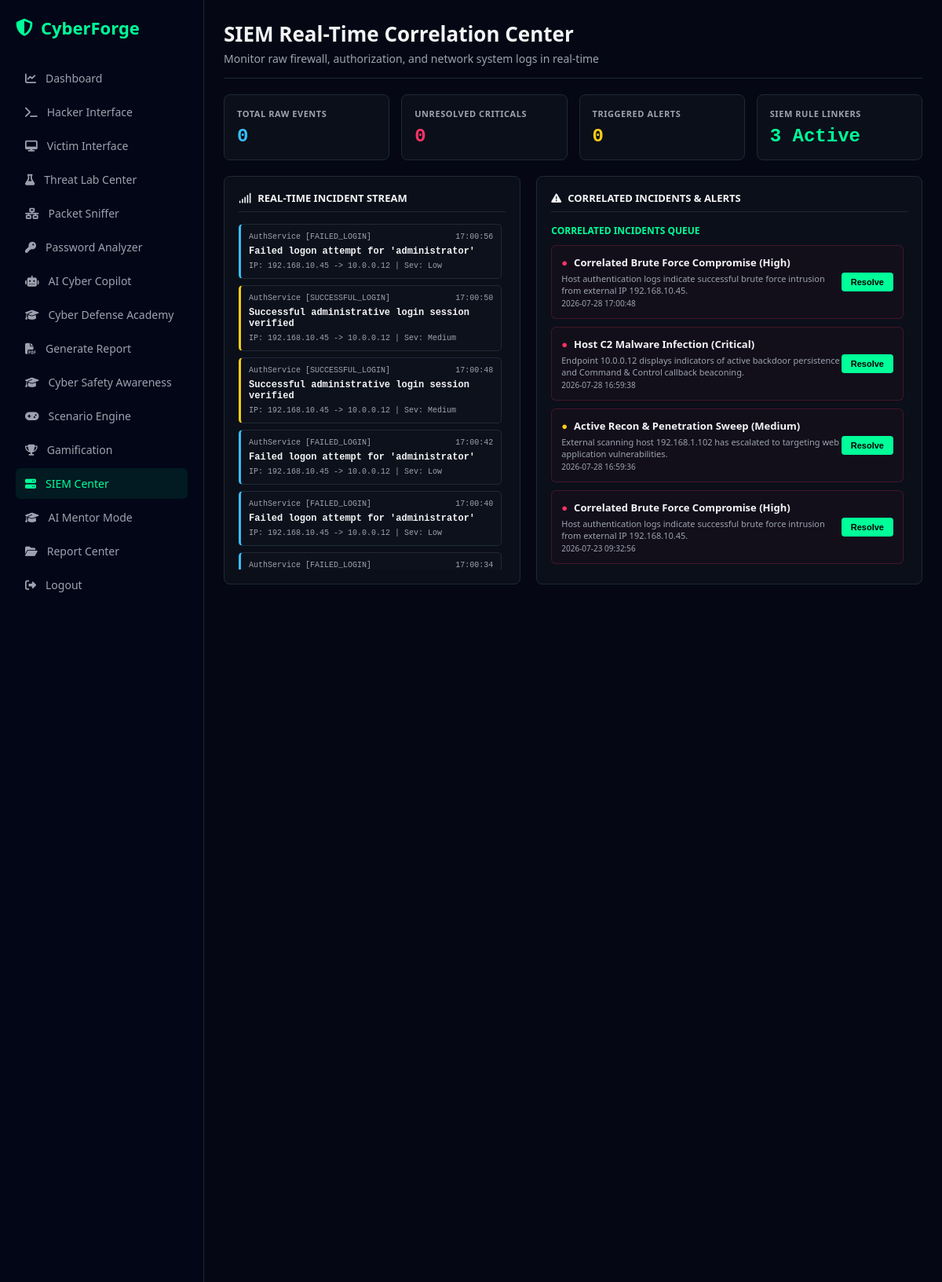
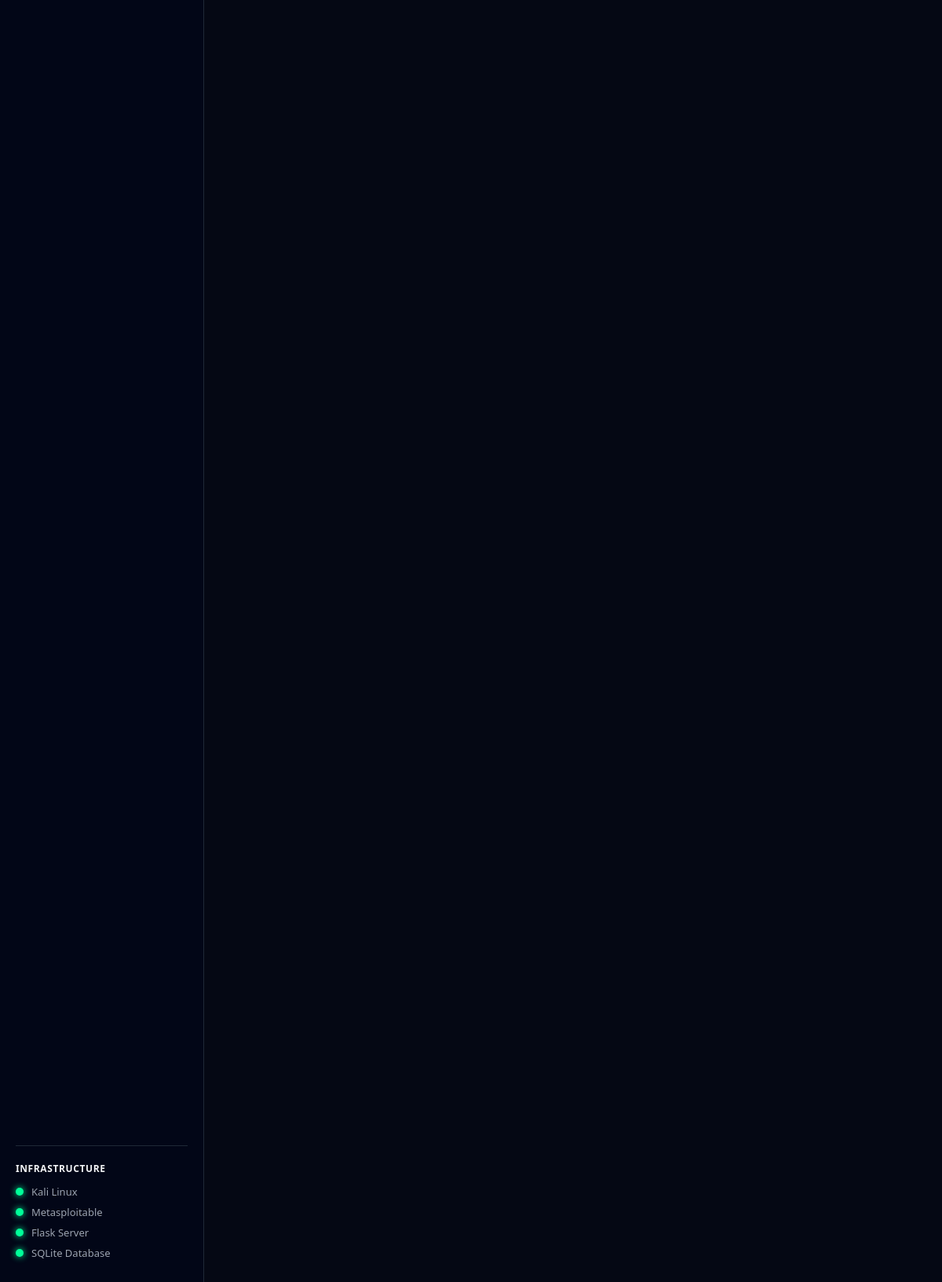
Screenshot of /siem_center (signed in) with the database file from the repository (2 pictures, top to bottom).
### tables this page shows
CREATE TABLE events (
        id INTEGER PRIMARY KEY AUTOINCREMENT,
        event_source TEXT,
        event_type TEXT,
        description TEXT,
        src_ip TEXT,
        dst_ip TEXT,
        severity TEXT,
        timestamp DATETIME DEFAULT CURRENT_TIMESTAMP
    );

CREATE TABLE incidents (
        id INTEGER PRIMARY KEY AUTOINCREMENT,
        title TEXT,
        description TEXT,
        severity TEXT,
        status TEXT DEFAULT 'ACTIVE', -- 'ACTIVE', 'INVESTIGATING', 'RESOLVED'
        timestamp DATETIME DEFAULT CURRENT_TIMESTAMP
    );

### modules/siem_engine.py (the view)
@siem_blueprint.route("/siem_center")
def index():
    if not login_required():
        return redirect("/login")
    conn = get_db()
    cursor = conn.cursor()
    cursor.execute("SELECT * FROM events ORDER BY id DESC LIMIT 15")
    events = [dict(row) for row in cursor.fetchall()]
    cursor.execute("SELECT * FROM alerts ORDER BY id DESC LIMIT 15")
    alerts = [dict(row) for row in cursor.fetchall()]
    cursor.execute("SELECT * FROM incidents ORDER BY id DESC LIMIT 15")
    incidents = [dict(row) for row in cursor.fetchall()]
    conn.close()
    return render_template(
        "siem_center.html",
        username=session["username"],
        events=events,
        alerts=alerts,
        incidents=incidents
    )

### database.py (called while the page is built)
def get_db():
    conn = sqlite3.connect(DATABASE)
    conn.row_factory = sqlite3.Row
    return conn

### modules/siem_engine.py (called while the page is built)
def login_required():
    return "username" in session

### templates/siem_center.html (shortened to what this page needs)
<!DOCTYPE html>
<html lang="en">
<head>
    <link rel="stylesheet" href="https://cdnjs.cloudflare.com/ajax/libs/font-awesome/6.6.0/css/all.min.css" />
</head>
<body>
    <div class="sidebar">
        <div class="logo-area">
            <i class="fa-solid fa-shield-halved"></i> CyberForge
        </div>
        <nav class="nav-group">
            <a href="/dashboard" class="nav-item"><i class="fa-solid fa-chart-line"></i> Dashboard</a>
            <a href="/hacker" class="nav-item"><i class="fa-solid fa-terminal"></i> Hacker Interface</a>
            <a href="/victim" class="nav-item"><i class="fa-solid fa-desktop"></i> Victim Interface</a>
            <a href="/labs/defensive" class="nav-item"><i class="fa-solid fa-flask"></i> Threat Lab Center</a>
            <a href="/packet_sniffer" class="nav-item"><i class="fa-solid fa-network-wired"></i> Packet Sniffer</a>
            <a href="/password_analyzer" class="nav-item"><i class="fa-solid fa-key"></i> Password Analyzer</a>
            <a href="/ai_copilot" class="nav-item"><i class="fa-solid fa-robot"></i> AI Cyber Copilot</a>
            <a href="/academy" class="nav-item"><i class="fa-solid fa-graduation-cap"></i> Cyber Defense Academy</a>
            <a href="/report" class="nav-item"><i class="fa-solid fa-file-pdf"></i> Generate Report</a>
            <a href="/awareness" class="nav-item"><i class="fa-solid fa-graduation-cap"></i> Cyber Safety Awareness</a>
            <a href="/scenario_engine" class="nav-item"><i class="fa-solid fa-gamepad"></i> Scenario Engine</a>
            <a href="/gamification" class="nav-item"><i class="fa-solid fa-trophy"></i> Gamification</a>
            <a href="/siem_center" class="nav-item active"><i class="fa-solid fa-server"></i> SIEM Center</a>
            <a href="/ai_mentor" class="nav-item"><i class="fa-solid fa-graduation-cap"></i> AI Mentor Mode</a>
            <a href="/report_center" class="nav-item"><i class="fa-solid fa-folder-open"></i> Report Center</a>
            <a href="/logout" class="nav-item"><i class="fa-solid fa-right-from-bracket"></i> Logout</a>
        </nav>
        <div class="infra-section">
            <div class="infra-title">Infrastructure</div>
            <div class="infra-item"><div class="status-dot"></div> Kali Linux</div>
            <div class="infra-item"><div class="status-dot"></div> Metasploitable</div>
            <div class="infra-item"><div class="status-dot"></div> Flask Server</div>
            <div class="infra-item"><div class="status-dot"></div> SQLite Database</div>
        </div>
    </div>
    <div class="main-canvas">
        <div class="canvas-header">
            <div class="header-left">
                <h1>SIEM Real-Time Correlation Center</h1>
                <p>Monitor raw firewall, authorization, and network system logs in real-time</p>
            </div>
        </div>
        <div class="telemetry-grid">
            <div class="widget-card">
                <span class="title">Total Raw Events</span>
                <span class="value" id="stats-total-events" style="color:var(--info-blue);">0</span>
            </div>
            <div class="widget-card">
                <span class="title">Unresolved Criticals</span>
                <span class="value" id="stats-unresolved-incidents" style="color:var(--alert-red);">0</span>
            </div>
            <div class="widget-card">
                <span class="title">Triggered Alerts</span>
                <span class="value" id="stats-triggered-alerts" style="color:var(--warning-amber);">0</span>
            </div>
            <div class="widget-card">
                <span class="title">SIEM Rule Linkers</span>
                <span class="value" style="color:var(--cyan-glow);">3 Active</span>
            </div>
        </div>
        <div class="siem-grid">
            <div class="panel-box">
                <div class="panel-title"><i class="fa-solid fa-signal"></i> Real-Time Incident Stream</div>
                <div class="scroll-feed" id="event-stream-container">
                    {% for ev in events %}
                    <div class="event-node {{ ev.severity.lower() }}">
                        <div class="event-meta">
                            <span>{{ ev.event_source }} [{{ ev.event_type }}]</span>
                            <span>{{ ev.timestamp.split(' ')[1] if ' ' in ev.timestamp else ev.timestamp }}</span>
                        </div>
                        <div style="font-weight:bold; margin-top:2px;">{{ ev.description }}</div>
                        <div style="font-size:10px; color:var(--text-muted); margin-top:2px;">
                            IP: {{ ev.src_ip }} -> {{ ev.dst_ip }} | Sev: {{ ev.severity }}
                        </div>
                    </div>
                    {% endfor %}
                </div>
            </div>
            <div class="panel-box">
                <div class="panel-title"><i class="fa-solid fa-triangle-exclamation"></i> Correlated Incidents & Alerts</div>
                <div style="overflow-y: auto; flex-grow: 1; padding-right:5px;">
                    <h3 style="font-size:12px; text-transform:uppercase; margin-bottom:10px; color:var(--cyan-glow);">Correlated Incidents Queue</h3>
                    <div id="incidents-container">
                        {% for inc in incidents %}
                        <div class="incident-card {% if inc.status == 'RESOLVED' %}resolved{% endif %}" id="incident-{{ inc.id }}">
                            <div>
                                <div style="font-weight:bold; display:flex; align-items:center; gap:8px;">
                                    <span class="{% if inc.severity == 'Critical' or inc.severity == 'High' %}text-red{% else %}text-amber{% endif %}">●</span>
                                    {{ inc.title }} ({{ inc.severity }})
                                </div>
                                <div style="font-size:11px; color:var(--text-muted); margin-top:4px;">{{ inc.description }}</div>
                                <div style="font-size:10px; color:var(--text-muted); margin-top:2px;">{{ inc.timestamp }}</div>
                            </div>
                            <div>
                                <button class="btn-resolve" id="res-btn-{{ inc.id }}" {% if inc.status == 'RESOLVED' %}disabled{% endif %} data-incident-id="{{ inc.id }}">
                                    {% if inc.status == 'RESOLVED' %}Resolved{% else %}Resolve{% endif %}
                                </button>
                            </div>
                        </div>
                        {% endfor %}
                    </div>
                </div>
            </div>
        </div>
    </div>
</body>
</html>

### templates/siem_center.html (style rules this page uses)
:root { --bg-deep: #050814; --bg-card: #0b0f19; --bg-sidebar: #020617; --border-color: #1f2937; --text-primary: #f3f4f6; --text-muted: #9ca3af; --cyan-glow: #00ff99; --alert-red: #ff3366; --warning-amber: #facc15; --info-blue: #38bdf8; }
* { box-sizing: border-box; margin: 0; padding: 0; }
body { background-color: var(--bg-deep); color: var(--text-primary); font-family: 'Segoe UI', Tahoma, Geneva, Verdana, sans-serif; display: flex; height: 100vh; overflow: hidden; }
.sidebar { width: 260px; background-color: var(--bg-sidebar); border-right: 1px solid var(--border-color); display: flex; flex-direction: column; padding: 20px; flex-shrink: 0; overflow-y: auto; }
.logo-area { display: flex; align-items: center; gap: 10px; font-size: 22px; font-weight: 700; color: var(--cyan-glow); margin-bottom: 30px; }
.nav-group { display: flex; flex-direction: column; gap: 4px; margin-bottom: 25px; }
.nav-item { display: flex; align-items: center; gap: 12px; padding: 10px 12px; color: var(--text-muted); text-decoration: none; font-size: 14px; border-radius: 6px; transition: all 0.2s ease; }
.nav-item:hover, .nav-item.active { background-color: rgba(0, 255, 153, 0.08); color: var(--cyan-glow); }
.infra-section { margin-top: auto; border-top: 1px solid var(--border-color); padding-top: 20px; }
.infra-title { font-size: 12px; font-weight: 700; text-transform: uppercase; letter-spacing: 0.05em; color: var(--text-primary); margin-bottom: 12px; }
.infra-item { display: flex; align-items: center; gap: 10px; font-size: 13px; color: var(--text-muted); margin-bottom: 8px; }
.status-dot { width: 10px; height: 10px; background-color: var(--cyan-glow); border-radius: 50%; box-shadow: 0 0 8px var(--cyan-glow); }
.main-canvas { flex-grow: 1; padding: 25px; overflow-y: auto; display: flex; flex-direction: column; gap: 20px; }
.canvas-header { display: flex; justify-content: space-between; align-items: flex-start; border-bottom: 1px solid var(--border-color); padding-bottom: 15px; }
.header-left h1 { font-size: 26px; font-weight: 600; margin-bottom: 4px; }
.header-left p { font-size: 14px; color: var(--text-muted); }
.telemetry-grid { display: grid; grid-template-columns: repeat(4, 1fr); gap: 15px; }
.widget-card { background-color: var(--bg-card); border: 1px solid var(--border-color); border-radius: 8px; padding: 16px; display: flex; flex-direction: column; gap: 8px; }
.widget-card .title { font-size: 11px; font-weight: 700; text-transform: uppercase; letter-spacing: 0.05em; color: var(--text-muted); }
.widget-card .value { font-size: 24px; font-weight: 700; font-family: 'Courier New', Courier, monospace; }
.siem-grid { display: grid; grid-template-columns: 1fr 1.3fr; gap: 20px; height: 520px; }
.panel-box { background-color: var(--bg-card); border: 1px solid var(--border-color); border-radius: 8px; padding: 18px; display: flex; flex-direction: column; height: 100%; overflow: hidden; }
.panel-title { font-size: 13px; font-weight: 700; text-transform: uppercase; color: var(--text-primary); margin-bottom: 15px; border-bottom: 1px solid var(--border-color); padding-bottom: 8px; display: flex; align-items: center; gap: 8px; flex-shrink: 0; }
.scroll-feed { flex-grow: 1; overflow-y: auto; display: flex; flex-direction: column; gap: 8px; padding-right: 5px; }
.event-node { background: rgba(255, 255, 255, 0.01); border: 1px solid var(--border-color); border-radius: 5px; padding: 10px; font-size: 12px; font-family: monospace; display: flex; flex-direction: column; gap: 4px; }
.event-node.medium { border-left: 3px solid var(--warning-amber); }
.event-node.low { border-left: 3px solid var(--info-blue); }
.event-meta { display: flex; justify-content: space-between; color: var(--text-muted); font-size: 10px; }
.incident-card { background: rgba(255, 51, 102, 0.03); border: 1px solid rgba(255, 51, 102, 0.2); border-radius: 6px; padding: 12px; margin-bottom: 10px; font-size: 13px; display: flex; justify-content: space-between; align-items: center; }
.btn-resolve { background: var(--cyan-glow); border: none; color: #000; font-weight: bold; padding: 6px 12px; border-radius: 4px; cursor: pointer; font-size: 11px; }
.text-red { color: var(--alert-red); }
.text-amber { color: var(--warning-amber); }

### rows the page displays
events: event_source "AuthService", event_type "FAILED_LOGIN", timestamp "17:00:56", description "Failed logon attempt for 'administrator'", src_ip "192.168.10.45", dst_ip "10.0.0.12", severity "Low"
events: event_source "AuthService", event_type "SUCCESSFUL_LOGIN", timestamp "17:00:50", description "Successful administrative login session verified", src_ip "192.168.10.45", dst_ip "10.0.0.12", severity "Medium"
events: event_source "AuthService", event_type "SUCCESSFUL_LOGIN", timestamp "17:00:48", description "Successful administrative login session verified", src_ip "192.168.10.45", dst_ip "10.0.0.12", severity "Medium"
events: event_source "AuthService", event_type "FAILED_LOGIN", timestamp "17:00:42", description "Failed logon attempt for 'administrator'", src_ip "192.168.10.45", dst_ip "10.0.0.12", severity "Low"
events: event_source "AuthService", event_type "FAILED_LOGIN", timestamp "17:00:40", description "Failed logon attempt for 'administrator'", src_ip "192.168.10.45", dst_ip "10.0.0.12", severity "Low"
events: event_source "AuthService", event_type "FAILED_LOGIN", timestamp "17:00:34"
incidents: title "Correlated Brute Force Compromise", severity "High", description "Host authentication logs indicate successful brute force intrusion from external IP 192.168.10.45.", timestamp "2026-07-28 17:00:48", status "Resolve"
incidents: title "Host C2 Malware Infection", severity "Critical", description "Endpoint 10.0.0.12 displays indicators of active backdoor persistence and Command & Control callback beaconing.", timestamp "2026-07-28 16:59:38", status "Resolve"
incidents: title "Active Recon & Penetration Sweep", severity "Medium", description "External scanning host 192.168.1.102 has escalated to targeting web application vulnerabilities.", timestamp "2026-07-28 16:59:36", status "Resolve"
incidents: title "Correlated Brute Force Compromise", severity "High", description "Host authentication logs indicate successful brute force intrusion from external IP 192.168.10.45.", timestamp "2026-07-23 09:32:56", status "Resolve"
